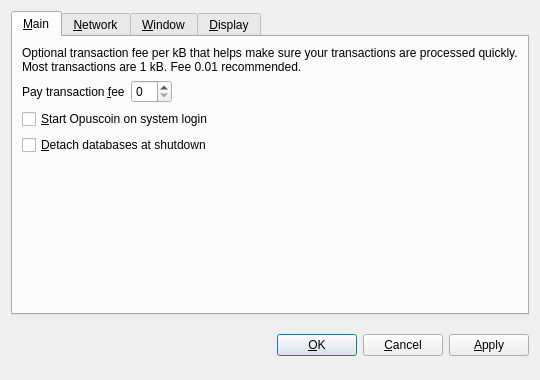
<?xml version="1.0" encoding="UTF-8"?>
<ui version="4.0">
 <class>OptionsDialog</class>
 <widget class="QDialog" name="OptionsDialog">
  <property name="geometry">
   <rect>
    <x>0</x>
    <y>0</y>
    <width>540</width>
    <height>380</height>
   </rect>
  </property>
  <property name="windowTitle">
   <string>Options</string>
  </property>
  <property name="modal">
   <bool>true</bool>
  </property>
  <layout class="QVBoxLayout" name="verticalLayout">
   <item>
    <widget class="QTabWidget" name="tabWidget">
     <property name="tabPosition">
      <enum>QTabWidget::North</enum>
     </property>
     <property name="currentIndex">
      <number>0</number>
     </property>
     <widget class="QWidget" name="tabMain">
      <attribute name="title">
       <string>&amp;Main</string>
      </attribute>
      <layout class="QVBoxLayout" name="verticalLayout_Main">
       <item>
        <widget class="QLabel" name="transactionFeeInfoLabel">
         <property name="text">
          <string>Optional transaction fee per kB that helps make sure your transactions are processed quickly. Most transactions are 1 kB. Fee 0.01 recommended.</string>
         </property>
         <property name="textFormat">
          <enum>Qt::PlainText</enum>
         </property>
         <property name="wordWrap">
          <bool>true</bool>
         </property>
        </widget>
       </item>
       <item>
        <layout class="QHBoxLayout" name="horizontalLayout_Main">
         <item>
          <widget class="QLabel" name="transactionFeeLabel">
           <property name="text">
            <string>Pay transaction &amp;fee</string>
           </property>
           <property name="textFormat">
            <enum>Qt::PlainText</enum>
           </property>
           <property name="buddy">
            <cstring>transactionFee</cstring>
           </property>
          </widget>
         </item>
         <item>
          <widget class="BitcoinAmountField" name="transactionFee"/>
         </item>
         <item>
          <spacer name="horizontalSpacer_Main">
           <property name="orientation">
            <enum>Qt::Horizontal</enum>
           </property>
           <property name="sizeHint" stdset="0">
            <size>
             <width>40</width>
             <height>20</height>
            </size>
           </property>
          </spacer>
         </item>
        </layout>
       </item>
       <item>
        <widget class="QCheckBox" name="bitcoinAtStartup">
         <property name="toolTip">
          <string>Automatically start Opuscoin after logging in to the system.</string>
         </property>
         <property name="text">
          <string>&amp;Start Opuscoin on system login</string>
         </property>
        </widget>
       </item>
       <item>
        <widget class="QCheckBox" name="detachDatabases">
         <property name="toolTip">
          <string>Detach block and address databases at shutdown. This means they can be moved to another data directory, but it slows down shutdown. The wallet is always detached.</string>
         </property>
         <property name="text">
          <string>&amp;Detach databases at shutdown</string>
         </property>
        </widget>
       </item>
       <item>
        <spacer name="verticalSpacer_Main">
         <property name="orientation">
          <enum>Qt::Vertical</enum>
         </property>
         <property name="sizeHint" stdset="0">
          <size>
           <width>20</width>
           <height>40</height>
          </size>
         </property>
        </spacer>
       </item>
      </layout>
     </widget>
     <widget class="QWidget" name="tabNetwork">
      <attribute name="title">
       <string>&amp;Network</string>
      </attribute>
      <layout class="QVBoxLayout" name="verticalLayout_Network">
       <item>
        <widget class="QCheckBox" name="mapPortUpnp">
         <property name="toolTip">
          <string>Automatically open the Opuscoin client port on the router. This only works when your router supports UPnP and it is enabled.</string>
         </property>
         <property name="text">
          <string>Map port using &amp;UPnP</string>
         </property>
        </widget>
       </item>
       <item>
        <widget class="QCheckBox" name="connectSocks">
         <property name="toolTip">
          <string>Connect to the Opuscoin network through a SOCKS proxy (e.g. when connecting through Tor).</string>
         </property>
         <property name="text">
          <string>&amp;Connect through SOCKS proxy:</string>
         </property>
        </widget>
       </item>
       <item>
        <layout class="QHBoxLayout" name="horizontalLayout_Network">
         <item>
          <widget class="QLabel" name="proxyIpLabel">
           <property name="text">
            <string>Proxy &amp;IP:</string>
           </property>
           <property name="textFormat">
            <enum>Qt::PlainText</enum>
           </property>
           <property name="buddy">
            <cstring>proxyIp</cstring>
           </property>
          </widget>
         </item>
         <item>
          <widget class="QValidatedLineEdit" name="proxyIp">
           <property name="maximumSize">
            <size>
             <width>140</width>
             <height>16777215</height>
            </size>
           </property>
           <property name="toolTip">
            <string>IP address of the proxy (e.g. 127.0.0.1)</string>
           </property>
          </widget>
         </item>
         <item>
          <widget class="QLabel" name="proxyPortLabel">
           <property name="text">
            <string>&amp;Port:</string>
           </property>
           <property name="textFormat">
            <enum>Qt::PlainText</enum>
           </property>
           <property name="buddy">
            <cstring>proxyPort</cstring>
           </property>
          </widget>
         </item>
         <item>
          <widget class="QLineEdit" name="proxyPort">
           <property name="maximumSize">
            <size>
             <width>55</width>
             <height>16777215</height>
            </size>
           </property>
           <property name="toolTip">
            <string>Port of the proxy (e.g. 9050)</string>
           </property>
          </widget>
         </item>
         <item>
          <widget class="QLabel" name="socksVersionLabel">
           <property name="text">
            <string>SOCKS &amp;Version:</string>
           </property>
           <property name="textFormat">
            <enum>Qt::PlainText</enum>
           </property>
           <property name="buddy">
            <cstring>socksVersion</cstring>
           </property>
          </widget>
         </item>
         <item>
          <widget class="QValueComboBox" name="socksVersion">
           <property name="toolTip">
            <string>SOCKS version of the proxy (e.g. 5)</string>
           </property>
          </widget>
         </item>
         <item>
          <spacer name="horizontalSpacer_Network">
           <property name="orientation">
            <enum>Qt::Horizontal</enum>
           </property>
           <property name="sizeHint" stdset="0">
            <size>
             <width>40</width>
             <height>20</height>
            </size>
           </property>
          </spacer>
         </item>
        </layout>
       </item>
       <item>
        <spacer name="verticalSpacer_Network">
         <property name="orientation">
          <enum>Qt::Vertical</enum>
         </property>
         <property name="sizeHint" stdset="0">
          <size>
           <width>20</width>
           <height>40</height>
          </size>
         </property>
        </spacer>
       </item>
      </layout>
     </widget>
     <widget class="QWidget" name="tabWindow">
      <attribute name="title">
       <string>&amp;Window</string>
      </attribute>
      <layout class="QVBoxLayout" name="verticalLayout_Window">
       <item>
        <widget class="QCheckBox" name="minimizeToTray">
         <property name="toolTip">
          <string>Show only a tray icon after minimizing the window.</string>
         </property>
         <property name="text">
          <string>&amp;Minimize to the tray instead of the taskbar</string>
         </property>
        </widget>
       </item>
       <item>
        <widget class="QCheckBox" name="minimizeOnClose">
         <property name="toolTip">
          <string>Minimize instead of exit the application when the window is closed. When this option is enabled, the application will be closed only after selecting Quit in the menu.</string>
         </property>
         <property name="text">
          <string>M&amp;inimize on close</string>
         </property>
        </widget>
       </item>
       <item>
        <spacer name="verticalSpacer_Window">
         <property name="orientation">
          <enum>Qt::Vertical</enum>
         </property>
         <property name="sizeHint" stdset="0">
          <size>
           <width>20</width>
           <height>40</height>
          </size>
         </property>
        </spacer>
       </item>
      </layout>
     </widget>
     <widget class="QWidget" name="tabDisplay">
      <attribute name="title">
       <string>&amp;Display</string>
      </attribute>
      <layout class="QVBoxLayout" name="verticalLayout_Display">
       <item>
        <layout class="QHBoxLayout" name="horizontalLayout_1_Display">
         <item>
          <widget class="QLabel" name="langLabel">
           <property name="text">
            <string>User Interface &amp;language:</string>
           </property>
           <property name="textFormat">
            <enum>Qt::PlainText</enum>
           </property>
           <property name="buddy">
            <cstring>lang</cstring>
           </property>
          </widget>
         </item>
         <item>
          <widget class="QValueComboBox" name="lang">
           <property name="toolTip">
            <string>The user interface language can be set here. This setting will take effect after restarting Opuscoin.</string>
           </property>
          </widget>
         </item>
        </layout>
       </item>
       <item>
        <layout class="QHBoxLayout" name="horizontalLayout_2_Display">
         <item>
          <widget class="QLabel" name="unitLabel">
           <property name="text">
            <string>&amp;Unit to show amounts in:</string>
           </property>
           <property name="textFormat">
            <enum>Qt::PlainText</enum>
           </property>
           <property name="buddy">
            <cstring>unit</cstring>
           </property>
          </widget>
         </item>
         <item>
          <widget class="QValueComboBox" name="unit">
           <property name="toolTip">
            <string>Choose the default subdivision unit to show in the interface and when sending coins.</string>
           </property>
          </widget>
         </item>
        </layout>
       </item>
       <item>
        <widget class="QCheckBox" name="displayAddresses">
         <property name="toolTip">
          <string>Whether to show Opuscoin addresses in the transaction list or not.</string>
         </property>
         <property name="text">
          <string>&amp;Display addresses in transaction list</string>
         </property>
        </widget>
       </item>
       <item>
        <spacer name="verticalSpacer_Display">
         <property name="orientation">
          <enum>Qt::Vertical</enum>
         </property>
         <property name="sizeHint" stdset="0">
          <size>
           <width>20</width>
           <height>40</height>
          </size>
         </property>
        </spacer>
       </item>
      </layout>
     </widget>
    </widget>
   </item>
   <item>
    <layout class="QHBoxLayout" name="horizontalLayout_Buttons">
     <item>
      <spacer name="horizontalSpacer_1">
       <property name="orientation">
        <enum>Qt::Horizontal</enum>
       </property>
       <property name="sizeHint" stdset="0">
        <size>
         <width>40</width>
         <height>48</height>
        </size>
       </property>
      </spacer>
     </item>
     <item>
      <widget class="QLabel" name="statusLabel">
       <property name="font">
        <font>
         <weight>75</weight>
         <bold>true</bold>
        </font>
       </property>
       <property name="text">
        <string/>
       </property>
       <property name="textFormat">
        <enum>Qt::PlainText</enum>
       </property>
       <property name="wordWrap">
        <bool>true</bool>
       </property>
      </widget>
     </item>
     <item>
      <spacer name="horizontalSpacer_2">
       <property name="orientation">
        <enum>Qt::Horizontal</enum>
       </property>
       <property name="sizeHint" stdset="0">
        <size>
         <width>40</width>
         <height>48</height>
        </size>
       </property>
      </spacer>
     </item>
     <item>
      <widget class="QPushButton" name="okButton">
       <property name="text">
        <string>&amp;OK</string>
       </property>
      </widget>
     </item>
     <item>
      <widget class="QPushButton" name="cancelButton">
       <property name="text">
        <string>&amp;Cancel</string>
       </property>
       <property name="autoDefault">
        <bool>false</bool>
       </property>
      </widget>
     </item>
     <item>
      <widget class="QPushButton" name="applyButton">
       <property name="text">
        <string>&amp;Apply</string>
       </property>
       <property name="autoDefault">
        <bool>false</bool>
       </property>
      </widget>
     </item>
    </layout>
   </item>
  </layout>
 </widget>
 <customwidgets>
  <customwidget>
   <class>BitcoinAmountField</class>
   <extends>QSpinBox</extends>
   <header>bitcoinamountfield.h</header>
  </customwidget>
  <customwidget>
   <class>QValueComboBox</class>
   <extends>QComboBox</extends>
   <header>qvaluecombobox.h</header>
  </customwidget>
  <customwidget>
   <class>QValidatedLineEdit</class>
   <extends>QLineEdit</extends>
   <header>qvalidatedlineedit.h</header>
  </customwidget>
 </customwidgets>
 <resources/>
 <connections/>
</ui>
